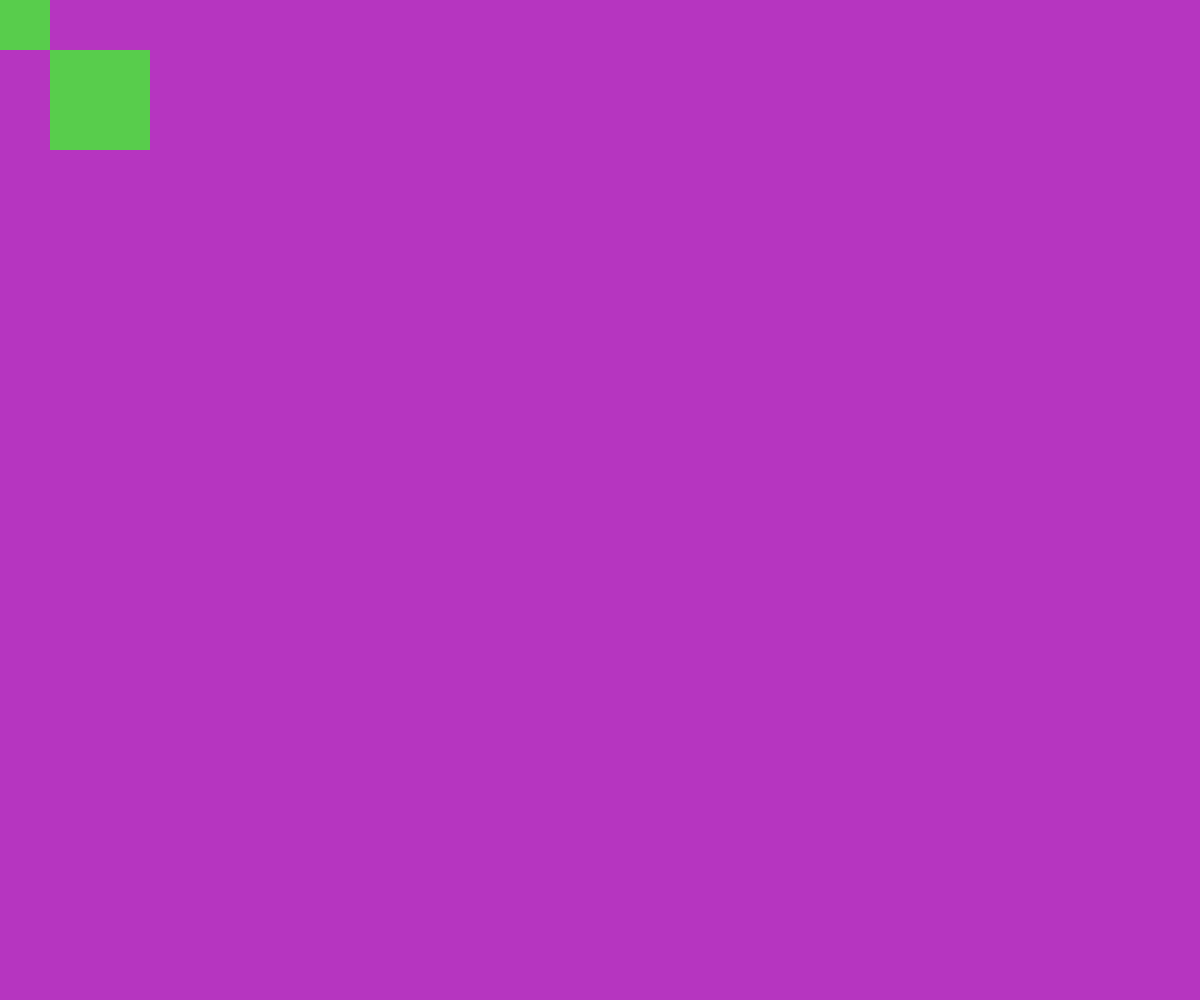
Frame 1 (no input)
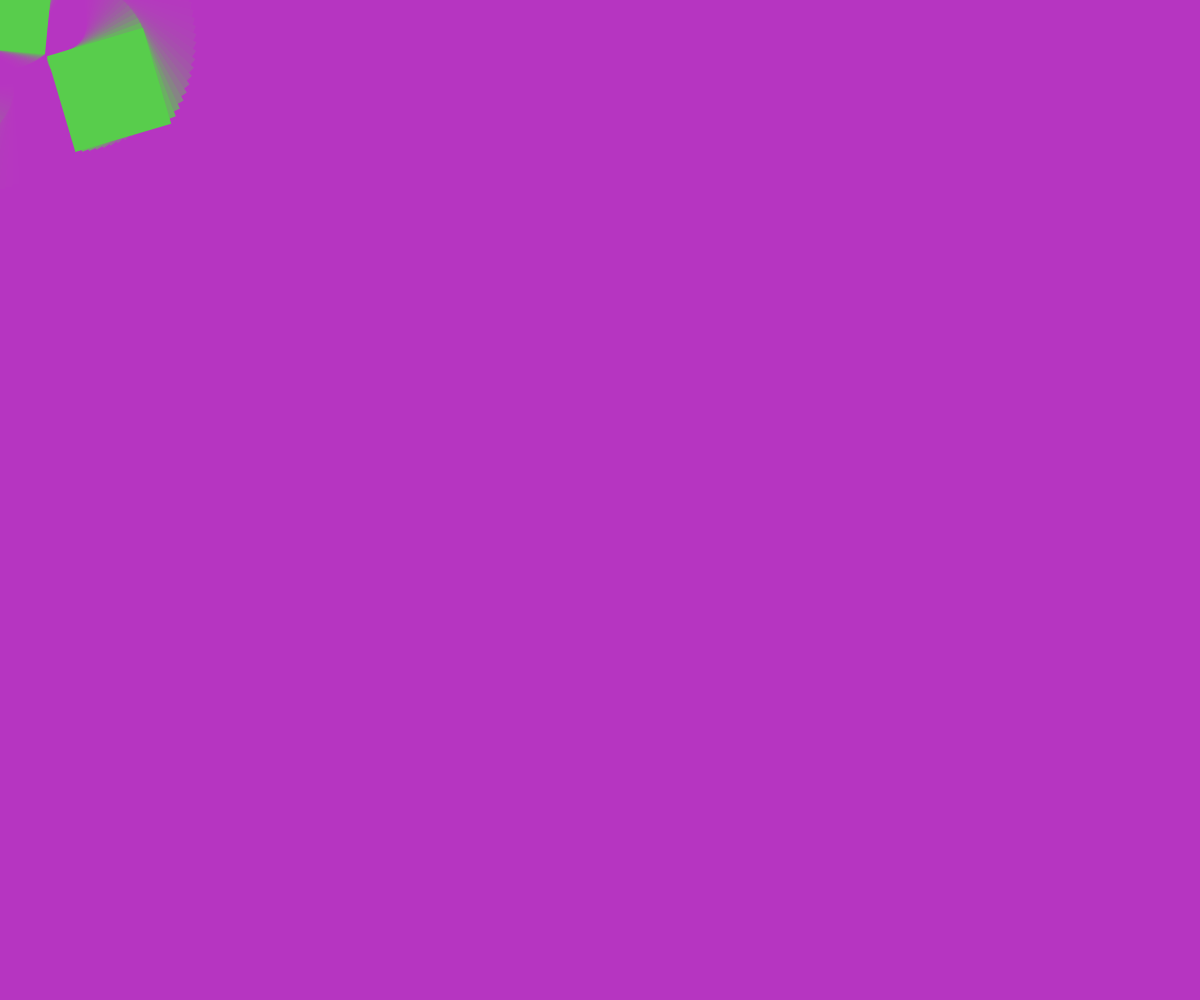
Frame 60 (no input)
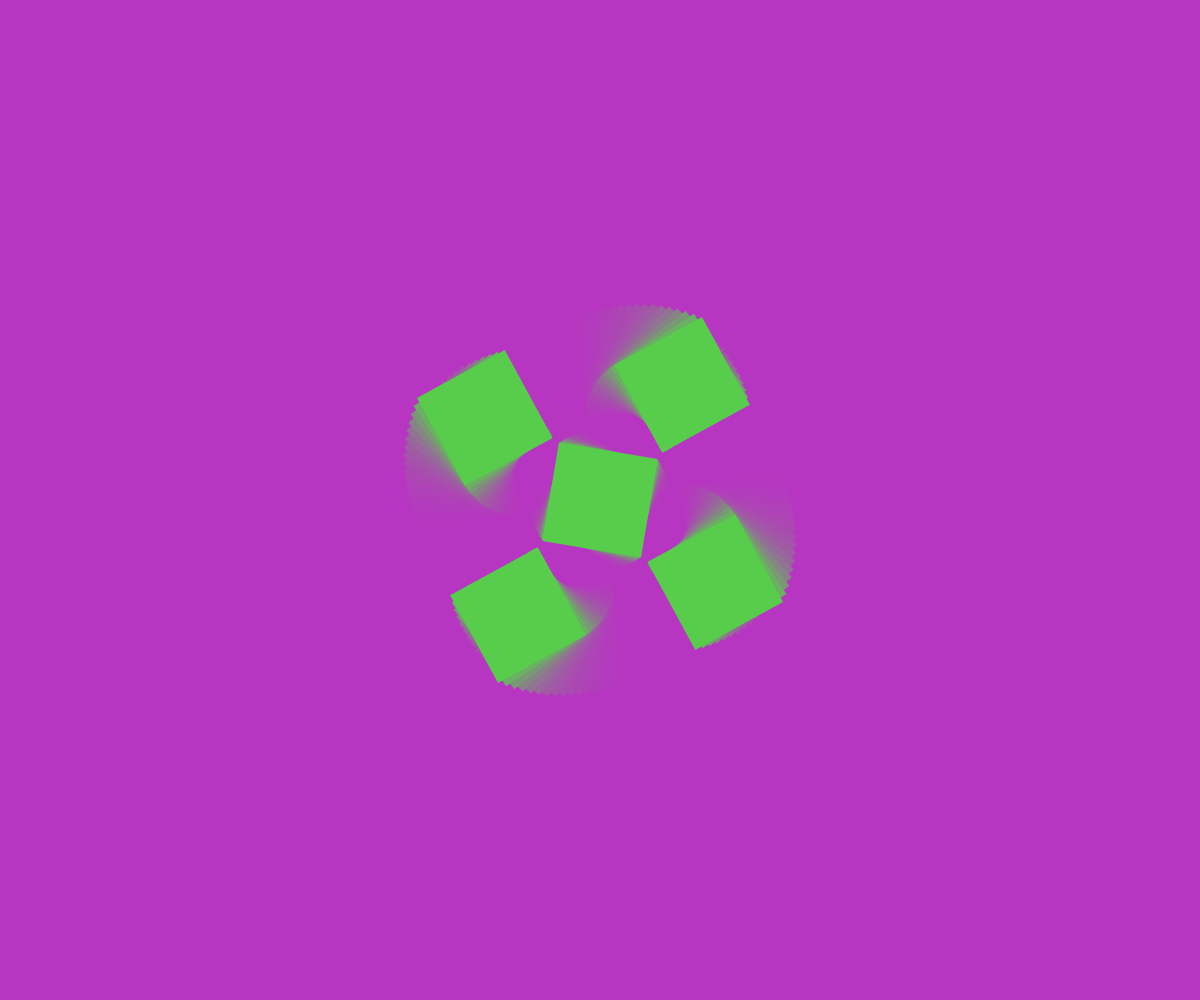
Frame 120 (the mouse pressed at the canvas centre since frame 60)

The p5.js sketch that drew these frames (run headless with seeded random() and noise() and a simulated clock; from frame 60 on, the mouse is pressed at the canvas centre):

// p5.js sketch
// ── sketch.js
var r = 0;
var backR;
var backG;
var backB;
var fillR;
var fillG;
var fillB;

function setup() {
  createCanvas(windowWidth,windowHeight);
  backR = random(255);
  backG = random(255);
  backB = random(255);
  fillR = random(255);
  fillG = random(255);
  fillB = random(255);
  background(backR,backG,backB);
  rectMode(CENTER);
  noStroke();
  smooth();
}
function rectangle(x,y,r){
  push();
  translate(x,y);
  rotate(r);
  rect(0,0,100,100);
  pop();  
}
function draw() {
  fill(backR,backG,backB,50);
  rect(width/2,height/2,width,height);
  fill(fillR,fillG,fillB);
  translate(mouseX,mouseY);
  rotate(r/2);
  // center
  rectangle(0,0,-r);
  // left top
  rectangle(-100,-100,r);
  // right top
  rectangle(100,-100,r);
  // left bottom
  rectangle(-100,100,r);
  // right bottom
  rectangle(100,100,r);
  r = r + 0.05;
}
